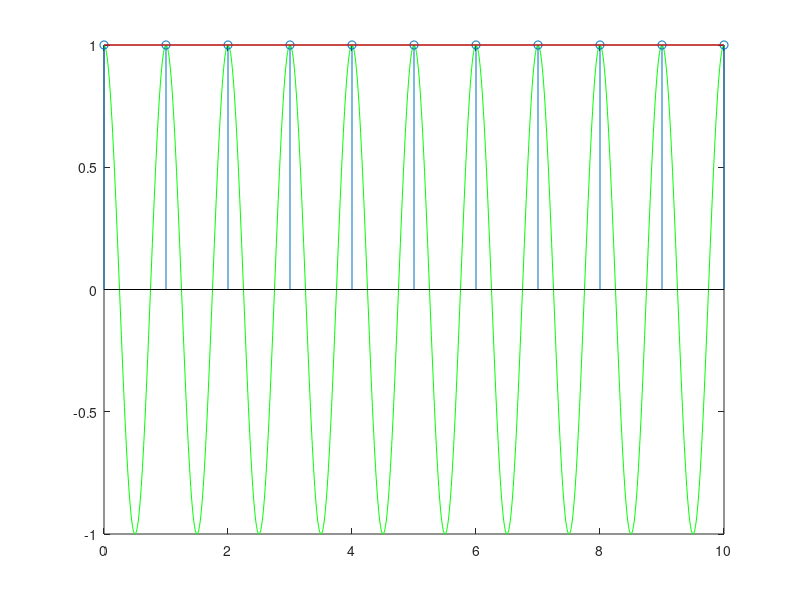

Source code (MATLAB):
function sampling_demo()
% A demo of sampling a cosine signal with aliasing
disp('f0 = 0.1Hz  fs = 1Hz');
sampling_draw(0.1, 1);
pause
disp('f0 = 0.9Hz  fs = 1Hz');
sampling_draw(0.9, 1);
pause
disp('f0 = 1.1Hz  fs = 1Hz');
sampling_draw(1.1, 1);
pause
disp('f0 = 1Hz  fs = 1Hz');
sampling_draw(1, 1);
pause


function sampling_draw(f0, fs)
Ts = 1/fs;  
Tmax = 10;

Tsh = 0.01 * Ts;
t = 0:Tsh:Tmax;
xt = cos(2*pi*f0*t);
N = Tmax / Ts;
n = 0:N;
xn = cos(2*pi*f0*n*Ts);

figure(1);
hold off
plot(t,xt, 'g');

hold on
stem(n,xn);
plot(n,xn,'r-');



